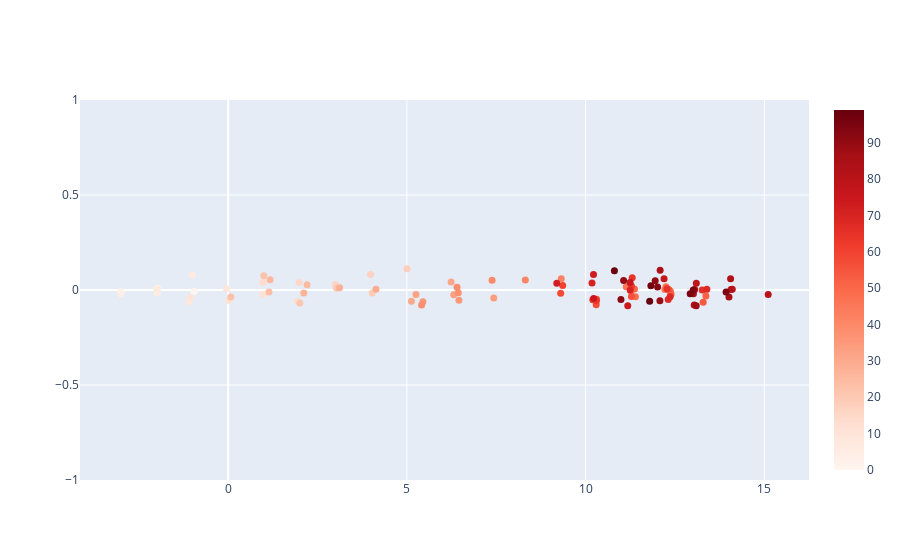

Notebook source saved alongside this figure:
### Code cell
%pylab inline
%matplotlib inline
l = 100
steps = np.random.choice([-1, 1], size=l) + 0.05 * np.random.randn(l) # l steps
position = np.cumsum(steps) # integrate the position by summing steps values
y = 0.05 * np.random.randn(l)

fig = go.Figure(data=go.Scatter(
    x=position,
    y=y,
    mode='markers',
    name='Random Walk in 1D',
    marker=dict(
        color=np.arange(l),
        size=7,
        colorscale='Reds',
        showscale=True,
    )
))

fig.update_layout(yaxis_range=[-1, 1])
fig.show()
